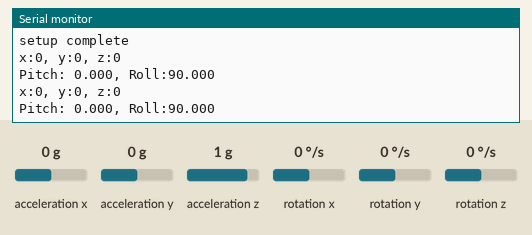
Bench run of a sketch on a simulated Arduino Uno, built with avr-gcc and run on an emulated ATmega328P. Parts: the last lines printed to the serial monitor. Wiring (inferred from the names in the program): MPU-6050 motion sensor at I2C address 0x68. The inputs (shaded band) are chosen by the test bench; at power-on: acceleration y 0 g, acceleration x 0 g, acceleration z 1 g, rotation x 0 °/s, rotation y 0 °/s, rotation z 0 °/s.

Above: at 5.9 s.
6.0 s: acceleration y set to -1.4 g
At 6.64 s:
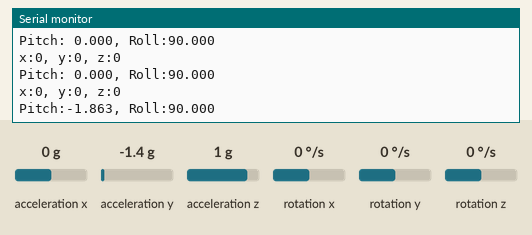
8.2 s: acceleration x set to -1.4 g
At 8.26 s:
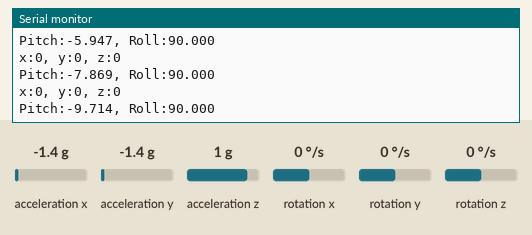
9.7 s: acceleration z set to -1.4 g
At 9.88 s:
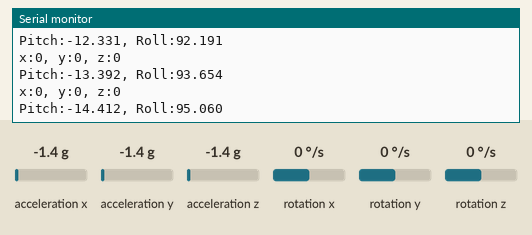
11.2 s: rotation x set to -192 °/s
At 11.5 s:
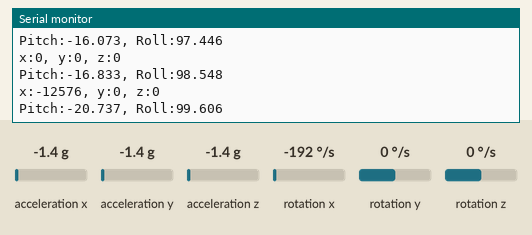
12.7 s: rotation y set to -192 °/s
At 13.52 s:
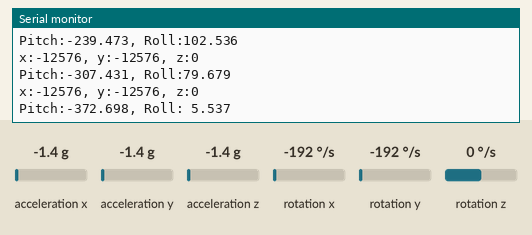
Timing chart, 0 to 15.7 s (numbered marks = the images above; inputs shaded):
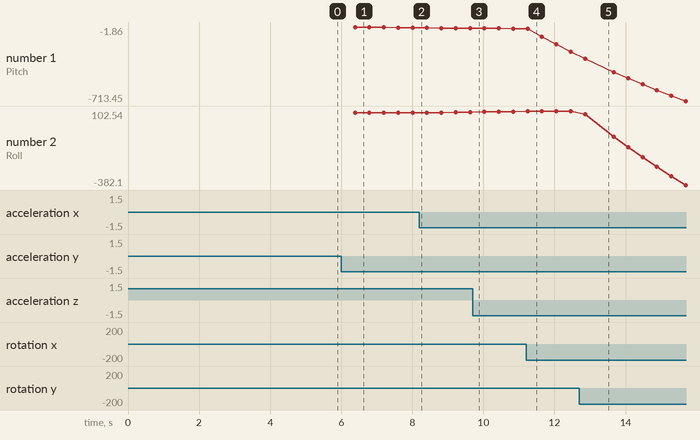

The sketch:

level.ino
```cpp
/*
	Electronic Level
	mpu-6050-level.ino
	Uses MPU-6050 IMU
	Displays on 128x64 OLED and LED

	DroneBot Workshop 2019
	https://dronebotworkshop.com
	https://dronebotworkshop.com/mpu-6050-level/#Electronic_Level_Sketch
*/

// Include Wire Library for I2C
#include <Wire.h>

//Variables for Gyroscope
int gyro_x, gyro_y, gyro_z;
long gyro_x_cal, gyro_y_cal, gyro_z_cal;
boolean set_gyro_angles;

long acc_x, acc_y, acc_z, acc_total_vector;
float angle_roll_acc, angle_pitch_acc;

float angle_pitch, angle_roll;
int angle_pitch_buffer, angle_roll_buffer;
float angle_pitch_output, angle_roll_output, angle_roll_display;

// Setup timers and temp variables
long loop_timer;
int temp;

// Display counter
int displaycount = 0;

void setup() {

	// Start Serial Monitor
	Serial.begin(115200);
	Serial.println("calibrating...");

	//Start I2C
	Wire.begin();

	//Setup the registers of the MPU-6050
	setup_mpu_6050_registers();

	//Read the raw acc and gyro data from the MPU-6050 1000 times
	for (int cal_int = 0; cal_int < 1000 ; cal_int ++){
		read_mpu_6050_data();
		//Add the gyro x offset to the gyro_x_cal variable
		gyro_x_cal += gyro_x;
		//Add the gyro y offset to the gyro_y_cal variable
		gyro_y_cal += gyro_y;
		//Add the gyro z offset to the gyro_z_cal variable
		gyro_z_cal += gyro_z;
		//Delay 3us to have 250Hz for-loop
		delay(3);
	}

	// Divide all results by 1000 to get average offset
	gyro_x_cal /= 1000;
	gyro_y_cal /= 1000;
	gyro_z_cal /= 1000;

	char buffer[40];
	sprintf(buffer, "x:%d, y:%d, z:%d", gyro_x_cal, gyro_y_cal, gyro_z_cal);
	Serial.println(buffer);

	// Init Timer
	loop_timer = micros();
	Serial.println("setup complete");
}

void loop(){

	// Get data from MPU-6050
	read_mpu_6050_data();

	//Subtract the offset values from the raw gyro values
	gyro_x -= gyro_x_cal;
	gyro_y -= gyro_y_cal;
	gyro_z -= gyro_z_cal;

	//Gyro angle calculations . Note 0.0000611 = 1 / (250Hz x 65.5)

	//Calculate the traveled pitch angle and add this to the angle_pitch variable
	angle_pitch += gyro_x * 0.0000611;
	//Calculate the traveled roll angle and add this to the angle_roll variable
	//0.000001066 = 0.0000611 * (3.142(PI) / 180degr) The Arduino sin function is in radians
	angle_roll += gyro_y * 0.0000611;

	//If the IMU has yawed transfer the roll angle to the pitch angle
	angle_pitch += angle_roll * sin(gyro_z * 0.000001066);
	//If the IMU has yawed transfer the pitch angle to the roll angle
	angle_roll -= angle_pitch * sin(gyro_z * 0.000001066);

	//Accelerometer angle calculations

	//Calculate the total accelerometer vector
	acc_total_vector = sqrt((acc_x*acc_x)+(acc_y*acc_y)+(acc_z*acc_z));

	//57.296 = 1 / (3.142 / 180) The Arduino asin function is in radians
	//Calculate the pitch angle
	angle_pitch_acc = asin((float)acc_y/acc_total_vector)* 57.296;
	//Calculate the roll angle
	angle_roll_acc = asin((float)acc_x/acc_total_vector)* -57.296;

	//Accelerometer calibration value for pitch
	angle_pitch_acc -= 0.0;
	//Accelerometer calibration value for roll
	angle_roll_acc -= 0.0;

	if(set_gyro_angles){
		//If the IMU has been running
		//Correct the drift of the gyro pitch angle with the accelerometer pitch angle
		angle_pitch = angle_pitch * 0.9996 + angle_pitch_acc * 0.0004;
		//Correct the drift of the gyro roll angle with the accelerometer roll angle
		angle_roll = angle_roll * 0.9996 + angle_roll_acc * 0.0004;
	}
	else{
		//IMU has just started
		//Set the gyro pitch angle equal to the accelerometer pitch angle
		angle_pitch = angle_pitch_acc;
		//Set the gyro roll angle equal to the accelerometer roll angle
		angle_roll = angle_roll_acc;
		//Set the IMU started flag
		set_gyro_angles = true;
	}

	//To dampen the pitch and roll angles a complementary filter is used
	//Take 90% of the output pitch value and add 10% of the raw pitch value
	angle_pitch_output = angle_pitch_output * 0.9 + angle_pitch * 0.1;
	//Take 90% of the output roll value and add 10% of the raw roll value
	angle_roll_output = angle_roll_output * 0.9 + angle_roll * 0.1;
	//Wait until the loop_timer reaches 4000us (250Hz) before starting the next loop


	// Increment the display counter
	displaycount = displaycount +1;
	if (displaycount > 100) {
		// my mpu5060 is mounted wrong
		angle_roll_display = angle_roll_output + 90;

		// Print to Serial Monitor
		char buffer[40];
		sprintf(buffer, "x:%d, y:%d, z:%d", gyro_x, gyro_y, gyro_z);
		Serial.println(buffer);

		char sroll[10];
		char spitch[10];
		dtostrf(angle_pitch_output, 6, 3, spitch);
		dtostrf(angle_roll_display, 6, 3, sroll);
		sprintf(buffer, "Pitch:%s, Roll:%s", spitch, sroll);
		Serial.println(buffer);
		//Serial.print("Pitch:");
		//Serial.print(angle_pitch_output);
		//Serial.print(", Roll:");
		//Serial.println( angle_roll_display);
		displaycount = 0;
	}

	while(micros() - loop_timer < 4000);
	//Reset the loop timer
	loop_timer = micros();

}

void setup_mpu_6050_registers(){

	//Activate the MPU-6050

	//Start communicating with the MPU-6050
	Wire.beginTransmission(0x68);
	//Send the requested starting register
	Wire.write(0x6B);
	//Set the requested starting register
	Wire.write(0x00);
	//End the transmission
	Wire.endTransmission();

	//Configure the accelerometer (+/-8g)

	//Start communicating with the MPU-6050
	Wire.beginTransmission(0x68);
	//Send the requested starting register
	Wire.write(0x1C);
	//Set the requested starting register
	Wire.write(0x10);
	//End the transmission
	Wire.endTransmission();

	//Configure the gyro (500dps full scale)

	//Start communicating with the MPU-6050
	Wire.beginTransmission(0x68);
	//Send the requested starting register
	Wire.write(0x1B);
	//Set the requested starting register
	Wire.write(0x08);
	//End the transmission
	Wire.endTransmission();

}


void read_mpu_6050_data(){

	//Read the raw gyro and accelerometer data

	//Start communicating with the MPU-6050
	Wire.beginTransmission(0x68);
	//Send the requested starting register
	Wire.write(0x3B);
	//End the transmission
	Wire.endTransmission();
	//Request 14 bytes from the MPU-6050
	Wire.requestFrom(0x68,14);
	//Wait until all the bytes are received
	while(Wire.available() < 14);

	//Following statements left shift 8 bits, then bitwise OR.
	//Turns two 8-bit values into one 16-bit value
	acc_x = Wire.read()<<8|Wire.read();
	acc_y = Wire.read()<<8|Wire.read();
	acc_z = Wire.read()<<8|Wire.read();
	temp = Wire.read()<<8|Wire.read();
	gyro_x = Wire.read()<<8|Wire.read();
	gyro_y = Wire.read()<<8|Wire.read();
	gyro_z = Wire.read()<<8|Wire.read();
}
```

Measured:
- after the input at 6.0 s, the serial monitor: prints a new line after 0.39 s (image 1)
- after the input at 11.2 s, the serial monitor: prints a new line at once (image 4)
- after the input at 12.7 s, the serial monitor: prints a new line after 0.16 s (image 5)
- plotted number 1: -9.71 → -14.41 after the input at 8.2 s, -14.41 → -16.83 after the input at 9.7 s, -16.83 → -239.47 after the input at 11.2 s
- plotted number 2: 90 → 95.06 after the input at 8.2 s, 95.06 → 98.55 after the input at 9.7 s, 102.54 → -382.1 after the input at 12.7 s
